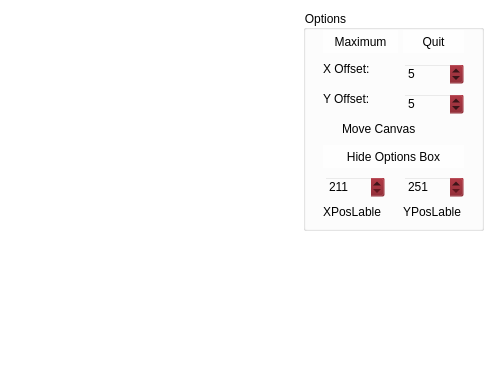
<?xml version="1.0" encoding="UTF-8"?>
<ui version="4.0">
 <class>MainWindow</class>
 <widget class="QMainWindow" name="MainWindow">
  <property name="geometry">
   <rect>
    <x>0</x>
    <y>0</y>
    <width>500</width>
    <height>390</height>
   </rect>
  </property>
  <property name="minimumSize">
   <size>
    <width>500</width>
    <height>390</height>
   </size>
  </property>
  <property name="windowTitle">
   <string>MousePointerHelper</string>
  </property>
  <property name="windowIcon">
   <iconset resource="res.qrc">
    <normaloff>:/icon/ICO/icon.ico</normaloff>:/icon/ICO/icon.ico</iconset>
  </property>
  <property name="styleSheet">
   <string notr="true">QWidget {
	font-family: &quot;Arial&quot;, &quot;宋体&quot;, &quot;Segoe UI&quot;, &quot;微软雅黑&quot;;
	background-color:rgba(123,12,23,0)
}

QGroupBox {
	background: rgba(255, 255, 255, 100);
}

QPushButton {
	border: 0px solid grey;
	background-color: rgba(255, 255, 255, 170);
	padding: -8px -8px;
}

QPushButton:hover {
	background-color: rgba(255, 255, 255, 220);
}

QPushButton:pressed {
	background-color: rgba(255, 255, 255, 250);
}

QPushButton#showOptBoxBtn {
	border: 0px solid grey;
	background-color: rgba(255, 255, 255, 0);
	padding: -8px -8px;
}

QPushButton#showOptBoxBtn:hover {
	border: 0px solid grey;
	background-color: rgba(255, 255, 255, 150);
	padding: -8px -8px;
}</string>
  </property>
  <widget class="QWidget" name="centralWidget">
   <widget class="QLabel" name="cursorLable">
    <property name="geometry">
     <rect>
      <x>32</x>
      <y>32</y>
      <width>32</width>
      <height>32</height>
     </rect>
    </property>
    <property name="text">
     <string/>
    </property>
    <property name="pixmap">
     <pixmap resource="res.qrc">:/cursors/ICO/Cursor.png</pixmap>
    </property>
   </widget>
   <widget class="QGroupBox" name="optionBox">
    <property name="geometry">
     <rect>
      <x>303</x>
      <y>10</y>
      <width>181</width>
      <height>221</height>
     </rect>
    </property>
    <property name="title">
     <string>Options</string>
    </property>
    <widget class="QLabel" name="xposLable">
     <property name="geometry">
      <rect>
       <x>20</x>
       <y>194</y>
       <width>73</width>
       <height>16</height>
      </rect>
     </property>
     <property name="toolTip">
      <string>Cursor and Canvas x pos</string>
     </property>
     <property name="text">
      <string>XPosLable</string>
     </property>
    </widget>
    <widget class="QLabel" name="yposLable">
     <property name="geometry">
      <rect>
       <x>100</x>
       <y>194</y>
       <width>71</width>
       <height>16</height>
      </rect>
     </property>
     <property name="toolTip">
      <string>Cursor and Canvas y pos</string>
     </property>
     <property name="text">
      <string>YPosLable</string>
     </property>
    </widget>
    <widget class="QSpinBox" name="xoffsetSpinBox">
     <property name="geometry">
      <rect>
       <x>100</x>
       <y>53</y>
       <width>61</width>
       <height>22</height>
      </rect>
     </property>
     <property name="toolTip">
      <string>Emulate mouse offset (x)</string>
     </property>
     <property name="minimum">
      <number>-199</number>
     </property>
     <property name="maximum">
      <number>199</number>
     </property>
     <property name="value">
      <number>5</number>
     </property>
    </widget>
    <widget class="QSpinBox" name="yoffsetSpinBox">
     <property name="geometry">
      <rect>
       <x>100</x>
       <y>83</y>
       <width>61</width>
       <height>22</height>
      </rect>
     </property>
     <property name="toolTip">
      <string>Emulate mouse offset (y)</string>
     </property>
     <property name="minimum">
      <number>-199</number>
     </property>
     <property name="maximum">
      <number>199</number>
     </property>
     <property name="value">
      <number>5</number>
     </property>
    </widget>
    <widget class="QLabel" name="label">
     <property name="geometry">
      <rect>
       <x>20</x>
       <y>53</y>
       <width>54</width>
       <height>12</height>
      </rect>
     </property>
     <property name="text">
      <string>X Offset:</string>
     </property>
    </widget>
    <widget class="QLabel" name="label_2">
     <property name="geometry">
      <rect>
       <x>20</x>
       <y>83</y>
       <width>54</width>
       <height>12</height>
      </rect>
     </property>
     <property name="text">
      <string>Y Offset:</string>
     </property>
    </widget>
    <widget class="QPushButton" name="hideOptBoxBtn">
     <property name="geometry">
      <rect>
       <x>20</x>
       <y>135</y>
       <width>141</width>
       <height>23</height>
      </rect>
     </property>
     <property name="toolTip">
      <string>Hide me now Nya~</string>
     </property>
     <property name="text">
      <string>Hide Options Box</string>
     </property>
    </widget>
    <widget class="QCheckBox" name="moveCanvasCheckr">
     <property name="geometry">
      <rect>
       <x>20</x>
       <y>111</y>
       <width>101</width>
       <height>16</height>
      </rect>
     </property>
     <property name="toolTip">
      <string>You may need it if you are using normal size</string>
     </property>
     <property name="text">
      <string>Move Canvas</string>
     </property>
    </widget>
    <widget class="QPushButton" name="exitBtn">
     <property name="geometry">
      <rect>
       <x>100</x>
       <y>20</y>
       <width>61</width>
       <height>23</height>
      </rect>
     </property>
     <property name="toolTip">
      <string>Save offset and Quit</string>
     </property>
     <property name="text">
      <string>Quit</string>
     </property>
    </widget>
    <widget class="QPushButton" name="canvasSizeBtn">
     <property name="geometry">
      <rect>
       <x>20</x>
       <y>20</y>
       <width>75</width>
       <height>23</height>
      </rect>
     </property>
     <property name="toolTip">
      <string>Maximum Screen or Normal</string>
     </property>
     <property name="text">
      <string>Maximum</string>
     </property>
    </widget>
    <widget class="QSpinBox" name="canvasWSpinbox">
     <property name="geometry">
      <rect>
       <x>21</x>
       <y>166</y>
       <width>61</width>
       <height>22</height>
      </rect>
     </property>
     <property name="minimum">
      <number>211</number>
     </property>
     <property name="maximum">
      <number>16777215</number>
     </property>
    </widget>
    <widget class="QSpinBox" name="canvasHSpinbox">
     <property name="geometry">
      <rect>
       <x>100</x>
       <y>166</y>
       <width>61</width>
       <height>22</height>
      </rect>
     </property>
     <property name="minimum">
      <number>251</number>
     </property>
     <property name="maximum">
      <number>16777215</number>
     </property>
    </widget>
   </widget>
   <widget class="QPushButton" name="showOptBoxBtn">
    <property name="geometry">
     <rect>
      <x>444</x>
      <y>20</y>
      <width>31</width>
      <height>31</height>
     </rect>
    </property>
    <property name="toolTip">
     <string>Show me the Options, Nya~</string>
    </property>
    <property name="text">
     <string/>
    </property>
    <property name="icon">
     <iconset resource="res.qrc">
      <normaloff>:/icon/ICO/icon.ico</normaloff>:/icon/ICO/icon.ico</iconset>
    </property>
    <property name="iconSize">
     <size>
      <width>32</width>
      <height>32</height>
     </size>
    </property>
   </widget>
  </widget>
 </widget>
 <layoutdefault spacing="6" margin="11"/>
 <resources>
  <include location="res.qrc"/>
 </resources>
 <connections/>
</ui>
